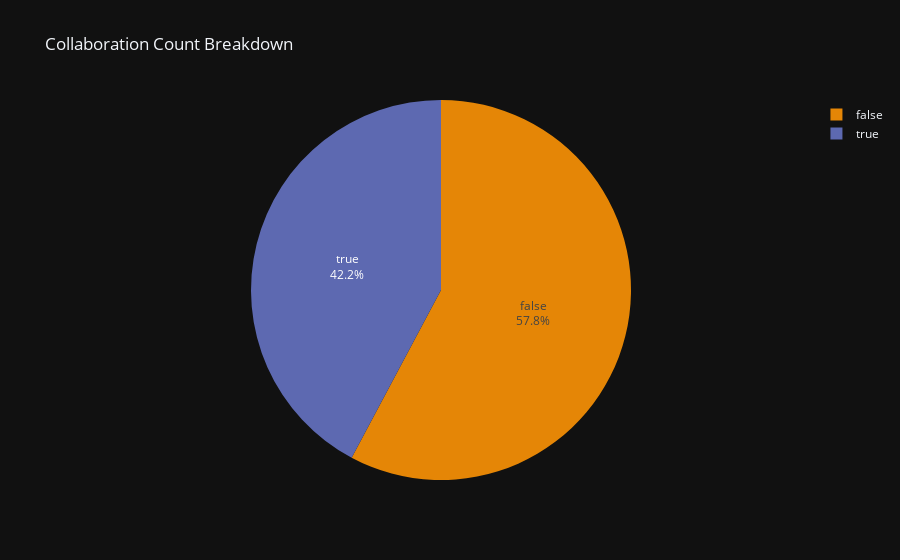

Notebook source saved alongside this figure:
### Code cell
colab_counts = df['is_colab'].value_counts().reset_index()
colab_counts.columns = ['is_colab', 'count']

fig = px.pie(
    colab_counts,
    names='is_colab',
    values='count',
    title="Collaboration Count Breakdown",
    color_discrete_sequence=px.colors.qualitative.Vivid
)

fig.update_traces(textinfo='percent+label')
fig.update_layout(template="plotly_dark")

fig.show()

### Figure 1 — Plotly figure (JSON) as saved in the notebook; plotly's stock layout.template omitted (floating-point values rounded to 4 significant figures)
{"data": [{"domain": {"x": [0, 1], "y": [0, 1]}, "hovertemplate": "is_colab=%{label}<br>count=%{value}<extra></extra>", "labels": [false, true], "legendgroup": "", "name": "", "showlegend": true, "textinfo": "percent+label", "type": "pie", "values": [5262, 3843]}], "layout": {"legend": {"tracegroupgap": 0}, "piecolorway": ["rgb(229, 134, 6)", "rgb(93, 105, 177)", "rgb(82, 188, 163)", "rgb(153, 201, 69)", "rgb(204, 97, 176)", "rgb(36, 121, 108)", "rgb(218, 165, 27)", "rgb(47, 138, 196)", "rgb(118, 78, 159)", "rgb(237, 100, 90)", "rgb(165, 170, 153)"], "title": {"text": "Collaboration Count Breakdown"}}}
